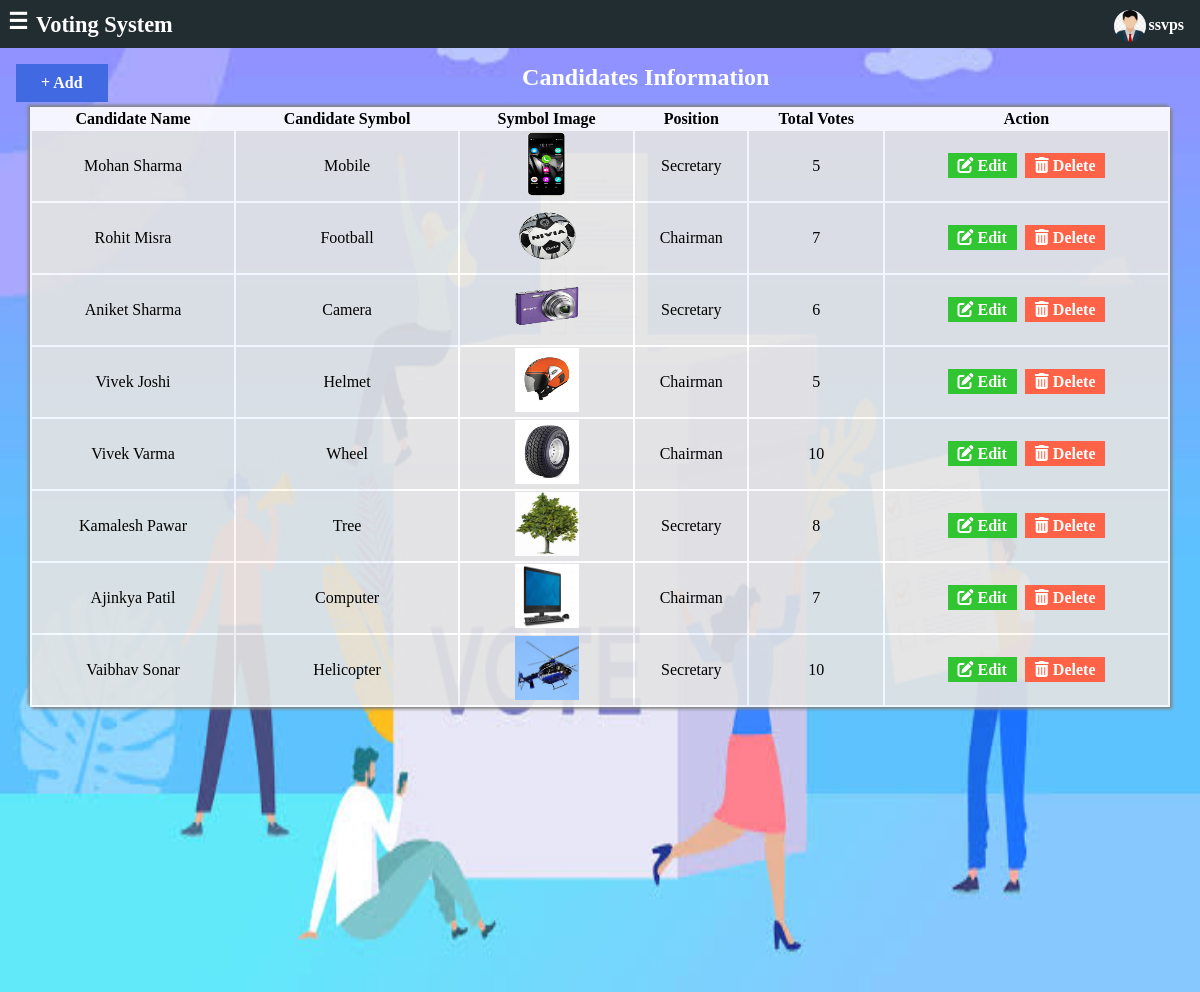
The app's page /voting/admin/candidates.php (signed in) with its own data.
### tables this page shows
CREATE TABLE `candidate` (
  `id` int(11) NOT NULL,
  `cname` varchar(50) NOT NULL,
  `symbol` varchar(50) NOT NULL,
  `symphoto` varchar(50) NOT NULL,
  `position` varchar(50) NOT NULL,
  `tvotes` int(255) NOT NULL
);

### voting/includes/all-select-data.php (called while the page is built, shortened)
<?php
$con = mysqli_connect("localhost","root","","voting");
$can_query="SELECT * FROM candidate";
$can_data=mysqli_query($con,$can_query);
?>

### voting/admin/candidates.php (the view, shortened to what this page needs)
<!DOCTYPE html>
<html lang="en">
<head>
    <link rel="stylesheet" href="../css/style.css">
    <link rel="stylesheet" href="../css/all.min.css">
</head>
<body>
    <div class="container">
        <div class="header">
            <span class="menu-bar" id="show" onclick="showMenu()">&#9776;</span>
            <span class="logo">Voting System</span>
            <span class="profile" onclick="showProfile()"><img src="../res/user3.jpg" alt=""><label for=""><?php echo $_SESSION['name']; ?></label></span>
        </div>
        <div id="main">
            <div class="heading"><a href="cand-register.php" class="add-btn" onclick="showForm()">+ Add</a><h2>Candidates Information</h2></div>
           <table class="table">
               <thead>
                   <th>Candidate Name</th>
                   <th>Candidate Symbol</th>
                   <th>Symbol Image</th>
                   <th>Position</th>
                   <th>Total Votes</th>
                   <th>Action</th>
               </thead>
               <tbody>
               <?php
                      include "../includes/all-select-data.php";
                      while($result=mysqli_fetch_assoc($can_data))
                      {
                        echo "<tr>
                        <td>".$result['cname']."</td>
                        <td>".$result['symbol']."</td>
                        <td><a href='$result[symphoto]'><img src='".$result['symphoto']."'></a></td>
                        <td>".$result['position']."</td>
                        <td>".$result['tvotes']."</td>
                        <td><a href='cand-update.php?cn=$result[cname]&sy=$result[symbol]&ps=$result[position]' class='edit'><i class='fa-solid fa-pen-to-square'></i> Edit</a>
                        <a href='can-delete.php?id=$result[id]' class='del' onClick='return delconfirm()'><i class='fa-solid fa-trash-can'></i> Delete</a></td>
                        </tr>";
                      }
                      ?>
               </tbody>
           </table>
        </div>
    </div>
</body>
</html>

### voting/css/style.css (style rules this page uses)
* { margin: 0px; font-family: 'Bahnschrift Light'; }
.container { height: 100vh; width: 100vw; overflow: auto; background: linear-gradient(rgb(255, 255, 255,0.1),rgb(255, 255, 255,0.1)), url(../res/8.png); background-size: 100% 100%; }
.heading { text-align: center; margin: 1rem; color: rgb(255, 255, 255); }
.header { height: 3rem; overflow: auto; background: #222d32; color: #fff; position: sticky; top: 0; width: 100%; }
.header .menu-bar, .header .logo { font-size: 1.4rem; font-weight: 900; margin-left: 0.5rem; margin-top: 0.5rem; float: left; cursor: pointer; }
.header .logo { margin-top: 0.75rem; }
.header .profile { float: right; margin-right: 1rem; }
.header .profile img { height: 2rem; width: 2rem; border-radius: 50%; margin-top: 10px; margin-right: 2px; float: left; cursor: pointer; }
.header .profile label { float: right; margin-top: 1rem; font-weight: 900; cursor: pointer; }
#main { height: 100%; width: 100%; overflow: auto; float: right; }
.add-btn { float: left; padding: 10px 25px; text-align: center; cursor: pointer; text-decoration: none; background: royalblue; color: white; font-weight: 900; }
.table { width: 95%; margin: auto; margin-bottom: 5rem; box-shadow: 2px 2px 3px gray, -2px -2px 3px gray; background: rgba(255, 255, 255, 0.9); text-align: center; }
.table td { background: rgb(0, 0, 0, 0.1); }
.table img { height: 4rem; width: 4rem; }
.del, .edit { padding: 4px 10px; margin: 2px; color: white; text-decoration: none; font-weight: 900; }
.del { background: tomato; }
.edit { background: rgb(49, 198, 49); }

### voting/admin/candidates.php (style rules this page uses)
.add-btn { text-decoration: none; }

### records on screen
candidate: cname "Mohan Sharma", symbol "Mobile", symphoto (picture), position "Secretary", tvotes "5"
candidate: cname "Rohit Misra", symbol "Football", symphoto (picture), position "Chairman", tvotes "7"
candidate: cname "Aniket Sharma", symbol "Camera", symphoto (picture), position "Secretary", tvotes "6"
candidate: cname "Vivek Joshi", symbol "Helmet", symphoto (picture), position "Chairman", tvotes "5"
candidate: cname "Vivek Varma", symbol "Wheel", symphoto (picture), position "Chairman", tvotes "10"
candidate: cname "Kamalesh Pawar", symbol "Tree", symphoto (picture), position "Secretary", tvotes "8"
candidate: cname "Ajinkya Patil", symbol "Computer", symphoto (picture), position "Chairman", tvotes "7"
candidate: cname "Vaibhav Sonar", symbol "Helicopter", symphoto (picture), position "Secretary", tvotes "10"

### other values on screen
$_SESSION['name'] "ssvps"
